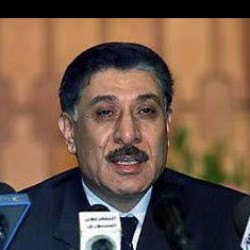
#> input picture 5.OpenCV/test_images/33C8EE.jpg, 250 x 250 px, found by its file name
$ jupyter execute L5_Astafi_Valentina.ipynb
#> lines starting #> are read from the running program, lines starting #| are printed output that depends on the picture
# FCIM.M.IA - Artificial Intelligence

> **Lab 5:** Processing Images with OpenCV \\
> **Performed by:** Astafi Valentina, group TI-231M \\
> **Verified by:** Mihail Gavrilita, asist. univ.

## Imports and Utils

[cell 1]
import os
import cv2
import matplotlib.pyplot as plt
import pandas as pd
from IPython.display import Image

## Task 1 -- Write the following functions (A blurring function, A sharpening function using OpenCV.

[cell 2]
image_path = '/Users/astafivalentina/PycharmProjects/AILabs/5.OpenCV/test_images/33C8EE.jpg'

def blur_image(input_path, output_path=None, kernel_size=(3, 3), sigmaX=20):
#> called with kernel_size = (15, 15), sigmaX = 0
    image = cv2.imread(input_path)
#> image is the input picture: shape (250, 250, 3); mean B, G, R 71.5, 85.3, 109.1

    blurred_image = cv2.GaussianBlur(image, kernel_size, sigmaX)
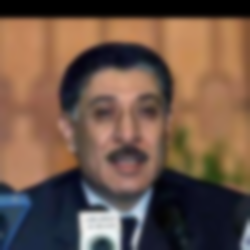
#> blurred_image: shape (250, 250, 3); mean B, G, R 71.5, 85.3, 109.1
    plt.figure(figsize=(12, 6))
#> (this line was passed over: IPython is not available in this run)

    plt.subplot(1, 2, 1)
#> (this line was passed over: IPython is not available in this run)
    plt.imshow(cv2.cvtColor(image, cv2.COLOR_BGR2RGB))
#> (this line was passed over: IPython is not available in this run)
    plt.title('Original image')
#> (this line was passed over: IPython is not available in this run)

    plt.subplot(1, 2, 2)
#> (this line was passed over: IPython is not available in this run)
    plt.imshow(cv2.cvtColor(blurred_image, cv2.COLOR_BGR2RGB))
#> (this line was passed over: IPython is not available in this run)
    plt.title('Blurred image')
#> (this line was passed over: IPython is not available in this run)

    plt.show()

    if output_path:
        cv2.imwrite(output_path, blurred_image)

blur_image(image_path, output_path='/Users/astafivalentina/PycharmProjects/AILabs/5.OpenCV/image_tasks/image_task_1_blurred.jpg', kernel_size=(15, 15), sigmaX=0)


$ run again, with 5.OpenCV/test_images/0AA0A2.jpg copied over 5.OpenCV/test_images/33C8EE.jpg
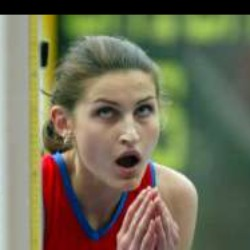
#> input picture 5.OpenCV/test_images/0AA0A2.jpg, 250 x 250 px, found by its file name
#> in blur_image, image is the input picture: shape (250, 250, 3); mean B, G, R 86.6, 110.3, 112.7
#> in blur_image, `blurred_image = cv2.GaussianBlur(image, kernel_size, sigmaX)`:
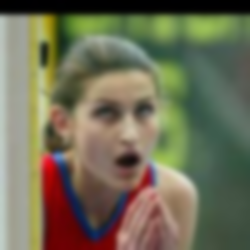
#> blurred_image: shape (250, 250, 3); mean B, G, R 86.6, 110.3, 112.7

$ run again, with 5.OpenCV/test_images/27DAC4.jpg copied over 5.OpenCV/test_images/33C8EE.jpg
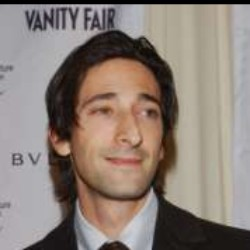
#> input picture 5.OpenCV/test_images/27DAC4.jpg, 250 x 250 px, found by its file name
#> in blur_image, image is the input picture: shape (250, 250, 3); mean B, G, R 119, 127.3, 140.1
#> in blur_image, `blurred_image = cv2.GaussianBlur(image, kernel_size, sigmaX)`:
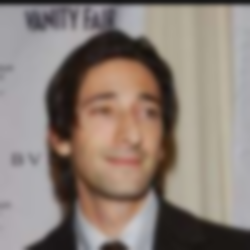
#> blurred_image: shape (250, 250, 3); mean B, G, R 119.1, 127.4, 140.1

$ run again, with 5.OpenCV/test_images/2FC4FD.jpg copied over 5.OpenCV/test_images/33C8EE.jpg
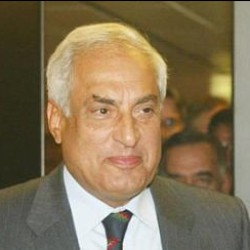
#> input picture 5.OpenCV/test_images/2FC4FD.jpg, 250 x 250 px, found by its file name
#> in blur_image, image is the input picture: shape (250, 250, 3); mean B, G, R 86.2, 115.2, 132.3
#> in blur_image, `blurred_image = cv2.GaussianBlur(image, kernel_size, sigmaX)`:
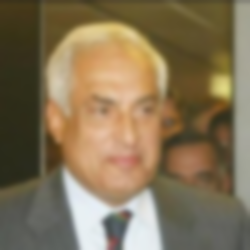
#> blurred_image: shape (250, 250, 3); mean B, G, R 86.2, 115.4, 132.5
